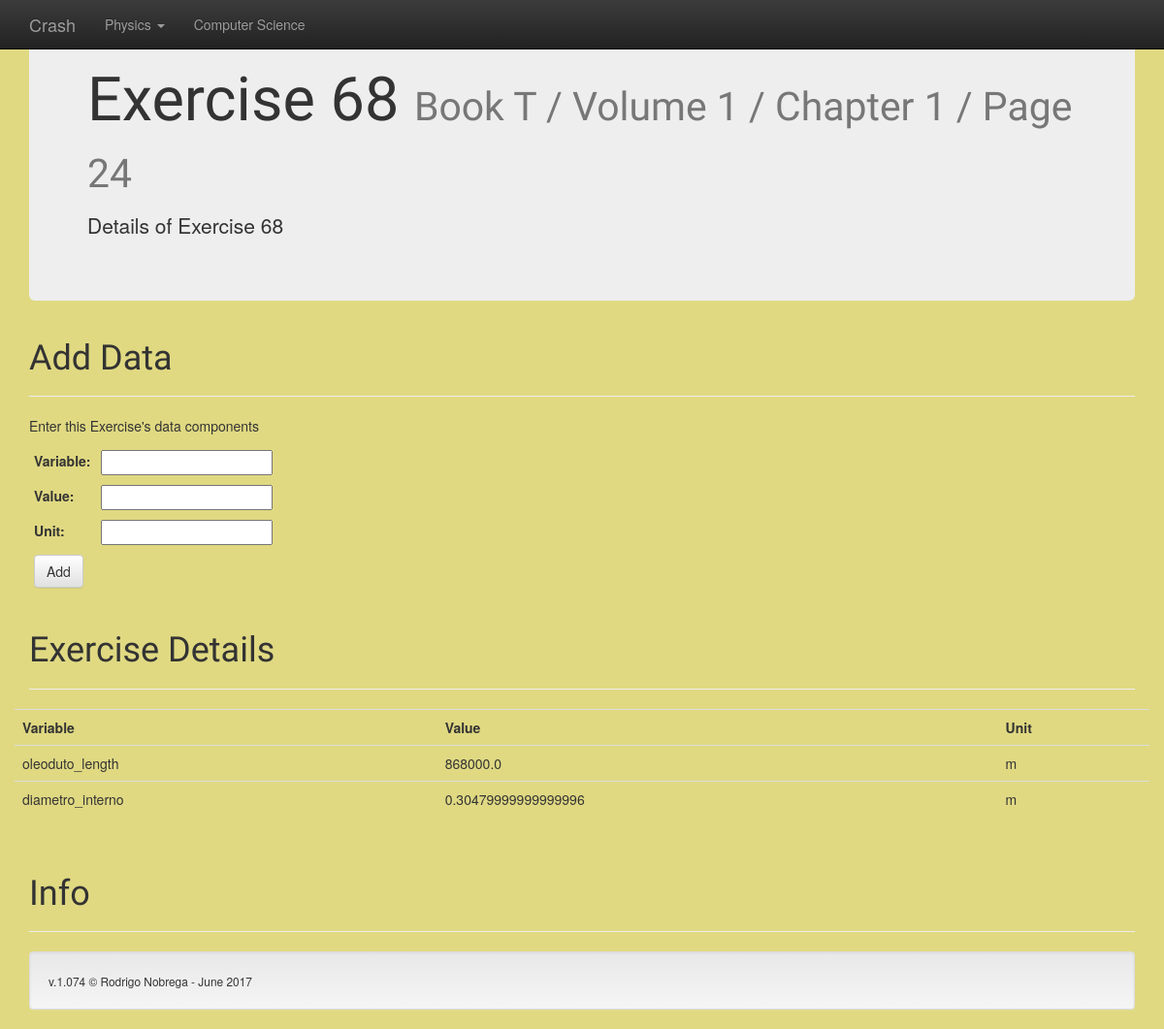
Before: /Crash/exercise/2 with the older database file.
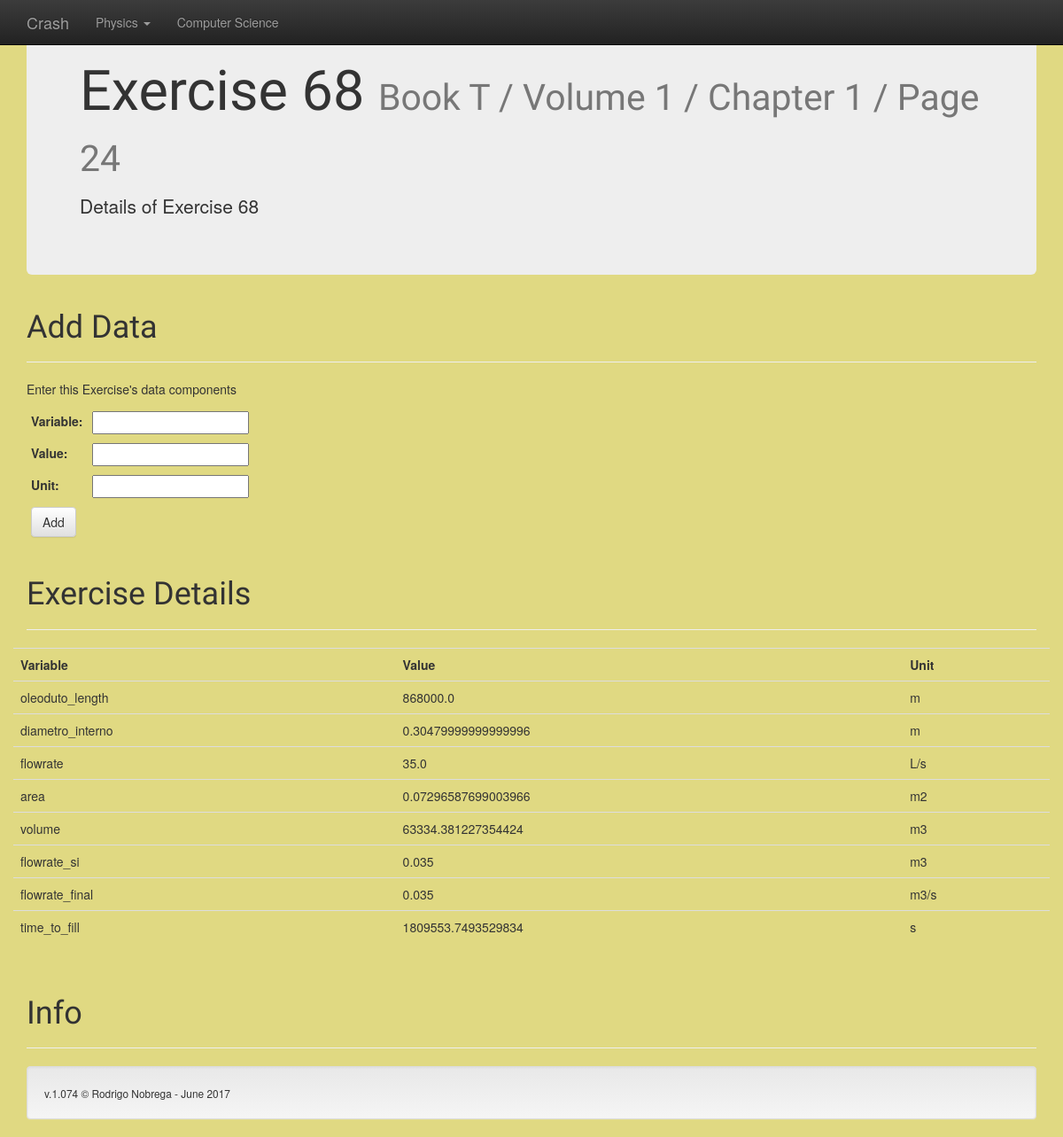
After: the same page with the newer database file.
### Physics/models.py (models this page shows)
class HTData(models.Model):
    container = models.ForeignKey(HTExercise, db_index=True)
    variable = models.CharField(max_length=240, db_index=True)
    value = models.FloatField(db_index=True)
    unit = models.CharField(max_length=20)

### Physics/views.py (the view)
# urls.py: url(r'^exercise/(?P<id>\d+)$', views.exercise_num, name='exercise_num'),
def exercise_num(request, id):
    exercise = get_object_or_404(HTExercise, pk=id)
    datalist = HTData.objects.filter(container_id=id)
    if request.method == 'POST':
        dataform = ExerciseDataForm(request.POST)
        if dataform.is_valid():
            dataform.save(commit=True)
            return render(request, 'Physics/exercise_details.html', {'exercise': exercise, 'datalist': datalist, 'dataform': ExerciseDataForm(initial={'container': exercise})})
    else:
        dataform = ExerciseDataForm(initial={'container': exercise})
    return render(request, 'Physics/exercise_details.html', {'exercise': exercise, 'datalist': datalist, 'dataform': dataform})

### Physics/forms.py
class ExerciseDataForm(forms.ModelForm):
    class Meta:
        model = HTData
        fields = ('container', 'variable', 'value', 'unit')
        labels = {'container': 'Exercise', }
        widgets = {'container': forms.HiddenInput(attrs={'readonly':'readonly'})}

### Physics/templates/Physics/exercise_details.html (shortened to what this page needs)
{% extends 'base.html' %}
      {% block body%}
      <div class="jumbotron">
        <h1>Exercise {{ exercise.exercise }} <small>Book {{ exercise.book }} / Volume {{ exercise.volume }} / Chapter {{ exercise.chapter }} / Page {{ exercise.page }}</small></h1>
        <p>Details of Exercise {{ exercise.exercise }}</p>
      </div>
      <div class="page-header">
        <h1>Add Data</h1>
      </div>
      <div class="row">
      <div class="col-md-6">
      <p>Enter this Exercise's data components</p>
      <form  method="POST" class="form-inline">
        <table class="table-condensed">
          {{ dataform }}
          <tr>
            <td><button type="submit" class="btn btn-default">Add</button></td>
          </tr>
        </table>
      </form>
      </div>
      </div>
      <div class="page-header">
        <h1>Exercise Details</h1>
      </div>
      <div class="row">
        <table class="table table-hover">
        <tr>
          <td><strong>Variable</strong></td>
          <td><strong>Value</strong></td>
          <td><strong>Unit</strong></td>
        </tr>
        {% for data in datalist %}
        <tr>
          <td>{{ data.variable }}</td>
          <td>{{ data.value }}</td>
          <td>{{ data.unit }}</td>
        </tr>
        {% endfor %}
        </table>
      </div>
      {% endblock%}

Changed rows visible on the page:
added HTData: variable "flowrate", value "35.0", unit "L/s"
added HTData: variable "area", value "0.07296587699003966", unit "m2"
added HTData: variable "volume", value "63334.381227354424", unit "m3"
added HTData: variable "flowrate_si", value "0.035", unit "m3"
added HTData: variable "flowrate_final", value "0.035", unit "m3/s"
added HTData: variable "time_to_fill", value "1809553.7493529834", unit "s"
